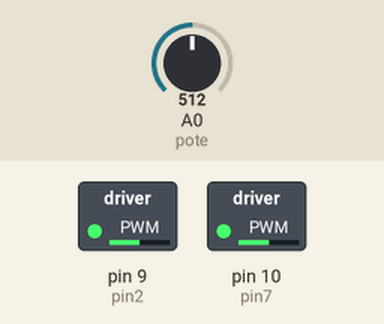
Recording of a sketch running on a simulated Arduino Uno, built with avr-gcc and run on an emulated ATmega328P. Parts: switched loads named in the sketch (green lamp = pin HIGH). Inputs (shaded band) come from the test bench; at power-on: A0 (pote) = 512.

Above: at 1.2 s.
1.3 s: A0 (pote) set to 716
At 2.5 s:
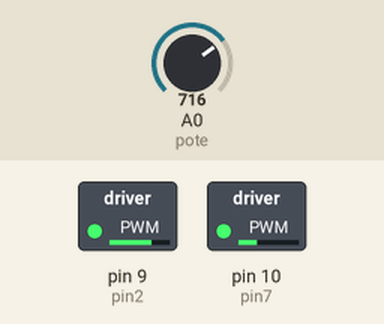
2.8 s: A0 (pote) set to 900
At 3.6 s:
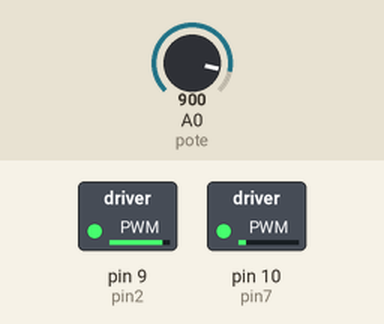
4.3 s: A0 (pote) set to 1023
At 4.8 s:
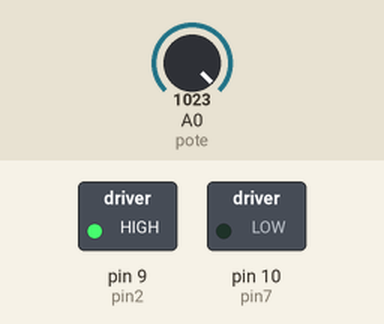
5.8 s: A0 (pote) set to 306
At 7.0 s:
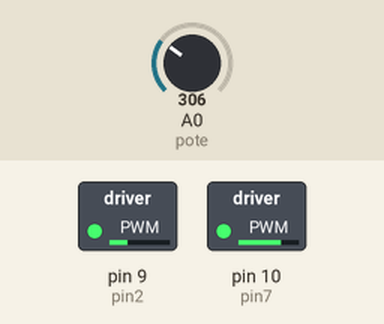
7.3 s: A0 (pote) set to 122
At 8.2 s:
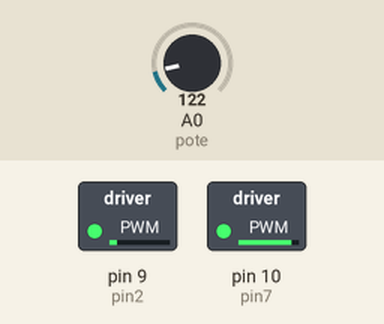
8.8 s: A0 (pote) set to 511
At 9.4 s:
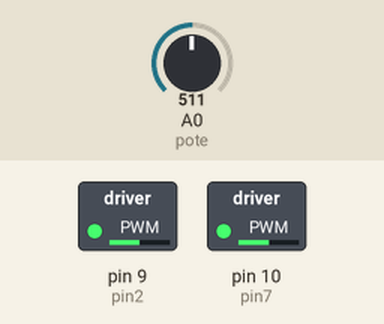
Timing chart, 0 to 11.3 s (numbered marks = the images above; inputs shaded):
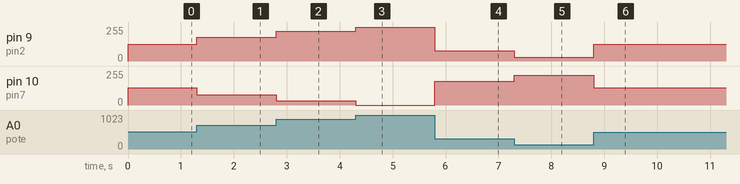

Measured:
- after the input at 1.3 s, pin 9 (pin2): 127/255 → 178/255 at once; pin 10 (pin7): 128/255 → 77/255 at once
- after the input at 2.8 s, pin 9 (pin2): 178/255 → 224/255 at once; pin 10 (pin7): 77/255 → 31/255 at once
- after the input at 4.3 s, pin 9 (pin2): 224/255 → 255/255 at once; pin 10 (pin7): 31/255 → 0/255 at once
- after the input at 5.8 s, pin 9 (pin2): 255/255 → 76/255 at once; pin 10 (pin7): 0/255 → 179/255 at once
- after the input at 7.3 s, pin 9 (pin2): 76/255 → 30/255 at once; pin 10 (pin7): 179/255 → 225/255 at once
- after the input at 8.8 s, pin 9 (pin2): 30/255 → 127/255 at once; pin 10 (pin7): 225/255 → 128/255 at once

The sketch:

Ejercicio4.ino
```cpp
int pin2=9;   //Entrada 2 del L293D
int pin7=10;  //Entrada 7 del L293D
int pote=A0;   //Potenciómetro

int valorpote;     //Variable que recoge el valor del potenciómetro
int pwm1;          //Variable del PWM 1
int pwm2;          //Variable del PWM 2

void setup()
{
  //Inicializamos los pins de salida
  pinMode(pin2,OUTPUT);
  pinMode(pin7, OUTPUT);
}

void loop()
{

  //Almacenamos el valor del potenciómetro en la variable
  valorpote=analogRead(pote);

  //Como la entrada analógica del Arduino es de 10 bits, el rango va de 0 a 1023.
  //En cambio, la salidas del Arduio son de 8 bits, quiere decir, rango entre 0 a 255.
  //Por esta razón tenemos que mapear el número de un rango a otro usando este código.
  pwm1 = map(valorpote, 0, 1023, 0, 255);
  pwm2 = map(valorpote, 0, 1023, 255, 0); //El PWM 2 esta invertido respecto al PWM 1

  //Sacamos el PWM de las dos salidas usando analogWrite(pin,valor)
  analogWrite(pin2,pwm1);
  analogWrite(pin7,pwm2);

}
```
